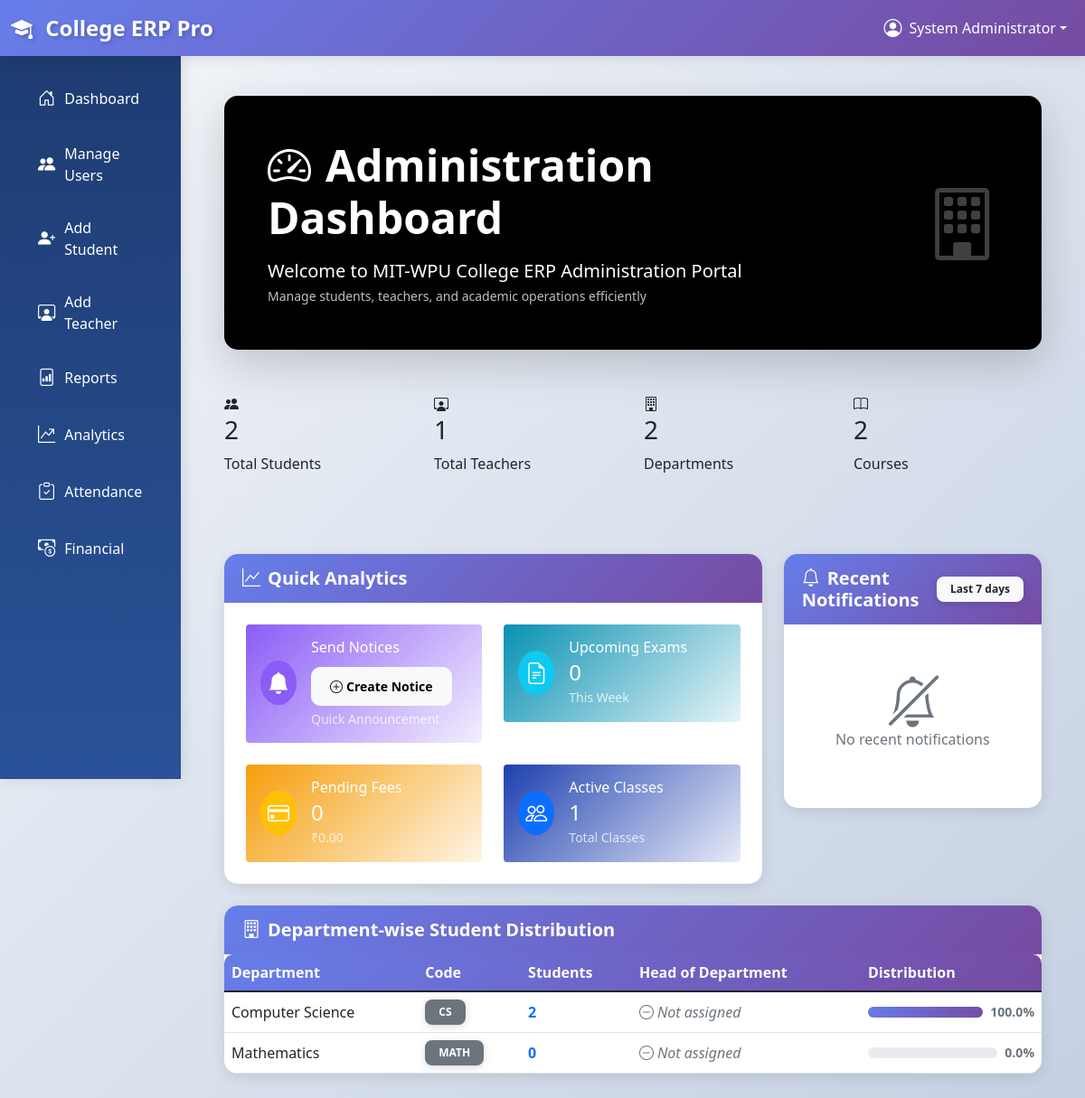
/administration/dashboard/ (signed in), run on an earlier commit of the app's database.
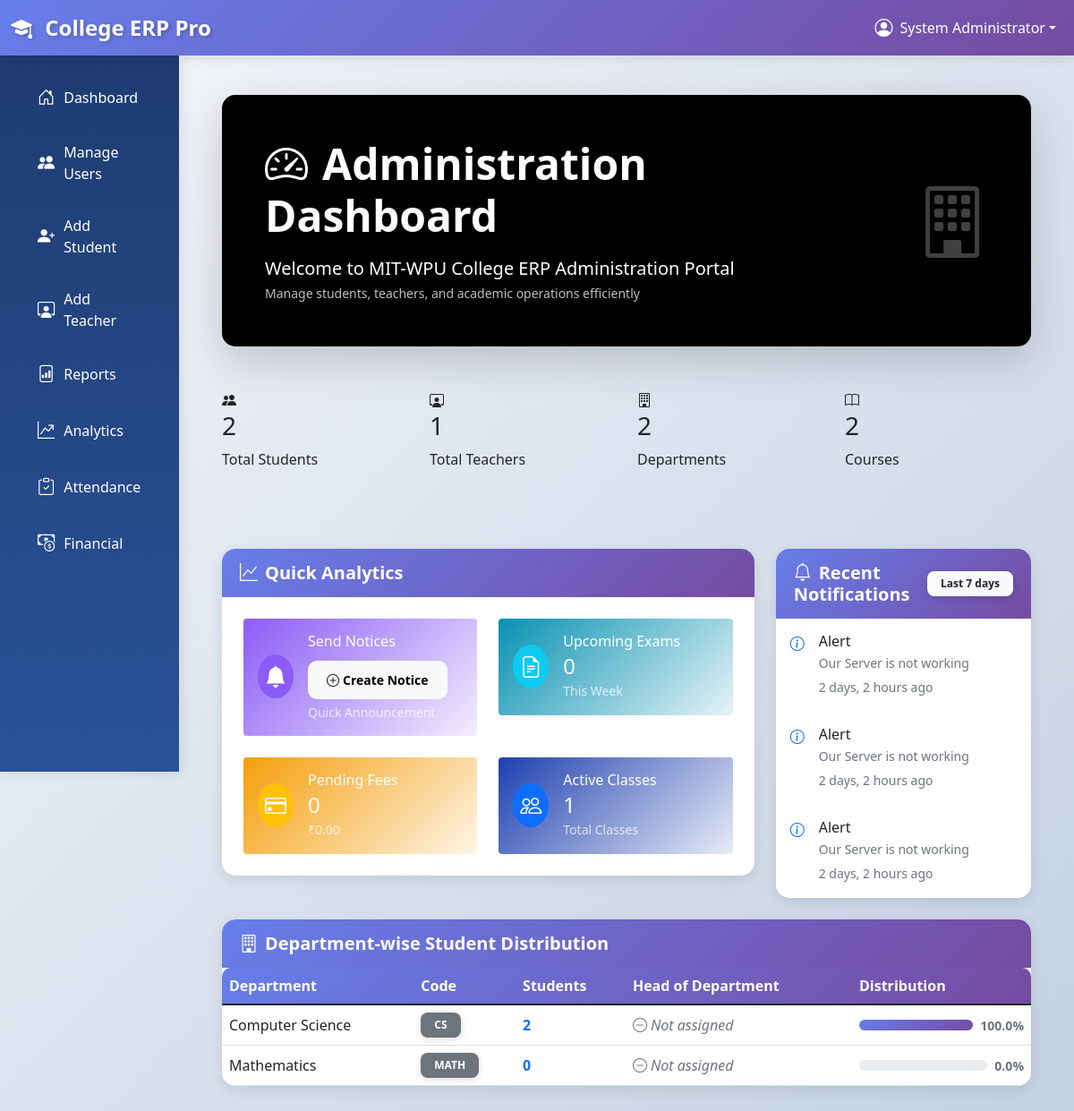
And on a later commit of the database.
### academics/models.py (models this page shows, shortened)
class Department(models.Model):
    name = models.CharField(max_length=100)
    code = models.CharField(max_length=10, unique=True)
    head = models.ForeignKey(
        settings.AUTH_USER_MODEL,
        on_delete=models.SET_NULL,
        null=True,
        blank=True,
        related_name='headed_departments'
    )
    description = models.TextField(blank=True)
    created_at = models.DateTimeField(auto_now_add=True)

### students/models.py (models this page shows, shortened)
class Notification(models.Model):
    NOTIFICATION_TYPES = [
        ('general', 'General'),
        ('academic', 'Academic'),
        ('exam', 'Exam'),
        ('fee', 'Fee'),
        ('event', 'Event'),
        ('announcement', 'Announcement'),
        ('alert', 'Alert'),
    ]
    title = models.CharField(max_length=200)
    message = models.TextField()
    notification_type = models.CharField(max_length=20, choices=NOTIFICATION_TYPES)
    target_audience = models.CharField(
        max_length=20,
        choices=[
            ('all', 'All'),
            ('all_students', 'All Students'),
            ('all_teachers', 'All Teachers'),
            ('class', 'Specific Class'),
            ('department', 'Specific Department'),
            ('individual_student', 'Individual Student'),
            ('individual_teacher', 'Individual Teacher'),
        ],
        default='all'
    )
    target_class = models.ForeignKey(
        Class,
        on_delete=models.CASCADE,
        null=True,
        blank=True
    )
    target_department = models.ForeignKey(
        Department,
        on_delete=models.CASCADE,
        null=True,
        blank=True
    )
    target_student = models.ForeignKey(
        Student,
        on_delete=models.CASCADE,
        null=True,
        blank=True,
        related_name='notifications'
    )
    target_teacher = models.ForeignKey(
        'teachers.Teacher',
        on_delete=models.CASCADE,
        null=True,
        blank=True,
        related_name='notifications'
    )
    is_urgent = models.BooleanField(default=False)
    send_email = models.BooleanField(default=False)
    created_by = models.ForeignKey(
        settings.AUTH_USER_MODEL,
        on_delete=models.CASCADE,
        related_name='created_notifications'
    )
    created_at = models.DateTimeField(auto_now_add=True)
    expires_at = models.DateTimeField(null=True, blank=True)
    class Meta:
        ordering = ['-created_at']

### administration/views.py (the view)
# urls.py: path('dashboard/', views.dashboard_redirect, name='dashboard'),
@login_required
@user_passes_test(is_admin_user)
def dashboard(request):
    context = {}
    context['total_students'] = Student.objects.filter(is_active=True).count()
    context['total_teachers'] = Teacher.objects.filter(is_active=True).count()
    context['total_departments'] = Department.objects.count()
    context['total_courses'] = Course.objects.count()
    context['total_classes'] = Class.objects.count()
    one_week_ago = timezone.now().date() - timedelta(days=7)
    weekly_attendance = Attendance.objects.filter(
        date__gte=one_week_ago,
        date__lte=timezone.now().date()
    ).aggregate(
        avg_attendance=Avg('is_present')
    )
    attendance_percentage = 0
    if weekly_attendance['avg_attendance']:
        attendance_percentage = round(weekly_attendance['avg_attendance'] * 100, 1)
    context['attendance_percentage'] = attendance_percentage
    next_week = timezone.now() + timedelta(days=7)
    context['upcoming_exams'] = Exam.objects.filter(
        date__gte=timezone.now(),
        date__lte=next_week
    ).count()
    pending_fees = Fee.objects.filter(
        payment_status__in=['pending', 'partial', 'overdue']
    ).aggregate(
        count=Count('id'),
        total_amount=Sum('amount')
    )
    context['pending_fees_count'] = pending_fees['count'] or 0
    context['pending_fees_amount'] = pending_fees['total_amount'] or Decimal('0.00')
    context['recent_notifications'] = Notification.objects.filter(
        created_at__gte=timezone.now() - timedelta(days=7)
    ).order_by('-created_at')[:5]
    department_stats = []
    total_students_count = context['total_students']
    for dept in Department.objects.all():
        dept_student_count = Student.objects.filter(
            department=dept,
            is_active=True
        ).count()
        percentage = 0
        if total_students_count > 0:
            percentage = round((dept_student_count / total_students_count) * 100, 1)
        department_stats.append({
            'dept': dept,
            'student_count': dept_student_count,
            'percentage': percentage
        })
    context['department_stats'] = department_stats
    context['all_students'] = Student.objects.filter(is_active=True).select_related('user', 'department').order_by('user__first_name')
    context['all_teachers'] = Teacher.objects.filter(is_active=True).select_related('user', 'department').order_by('user__first_name')
    return render(request, 'administration/dashboard.html', context)

### accounts/models.py (called while the page is built)
    @property
    def is_student(self):
        return self.user_type == 'student'

    @property
    def is_teacher(self):
        return self.user_type == 'teacher'

    @property
    def is_admin(self):
        return self.user_type == 'admin'

### administration/views.py (called while the page is built)
def is_admin_user(user):
    return user.is_authenticated and (user.is_staff or user.is_superuser or user.is_admin)

### college_erp/context_processors.py (called while the page is built)
def global_context(request):
    context = {
        'all_departments': Department.objects.all().order_by('name'),
    }
    return context

### templates/administration/dashboard.html (shortened to what the changed rows need)
{% extends 'base.html' %}
{% load static %}
{% block content %}
<div class="container-fluid py-4 fade-in">
    <div class="row mb-5">
        <div class="col-12">
            <div class="card text-white border-0 shadow-lg" style="background-color: #000 !important;">
                <div class="card-body p-5">
                    <div class="row align-items-center">
                        <div class="col-md-8">
                            <h1 class="display-5 fw-bold mb-3">
                                <i class="bi bi-speedometer2 me-3"></i>Administration Dashboard
                            </h1>
                        </div>
                    </div>
                </div>
            </div>
        </div>
    </div>
    <div class="row">
        <div class="col-lg-4 mb-4">
            <div class="card border-0 shadow-custom">
                <div class="card-body p-0">
                    {% if recent_notifications %}
                        <div class="list-group list-group-flush">
                            {% for notification in recent_notifications %}
                                <div class="list-group-item border-0 py-3">
                                    <div class="d-flex align-items-start">
                                        <div class="flex-shrink-0 me-3">
                                            {% if notification.is_urgent %}
                                                <i class="bi bi-exclamation-triangle-fill text-danger"></i>
                                            {% else %}
                                                <i class="bi bi-info-circle text-primary"></i>
                                            {% endif %}
                                        </div>
                                        <div class="flex-grow-1">
                                            <h6 class="mb-1 fw-semibold">{{ notification.title }}</h6>
                                            <p class="mb-1 text-muted small">{{ notification.message|truncatechars:60 }}</p>
                                            <small class="text-muted">{{ notification.created_at|timesince }} ago</small>
                                        </div>
                                    </div>
                                </div>
                            {% endfor %}
                        </div>
                    {% else %}
                        <div class="text-center py-5">
                            <i class="bi bi-bell-slash display-4 text-muted mb-3"></i>
                            <p class="text-muted">No recent notifications</p>
                        </div>
                    {% endif %}
                </div>
            </div>
        </div>
    </div>
    <div class="row mb-5">
        <div class="col-12">
            <div class="card border-0 shadow-custom">
                <div class="card-body p-0">
                    <div class="table-responsive">
                        <table class="table table-hover mb-0">
                            <thead>
                                <tr>
                                    <th class="fw-bold">Department</th>
                                    <th class="fw-bold">Code</th>
                                    <th class="fw-bold">Students</th>
                                    <th class="fw-bold">Head of Department</th>
                                    <th class="fw-bold">Distribution</th>
                                </tr>
                            </thead>
                            <tbody>
                                {% for dept_info in department_stats %}
                                    <tr class="align-middle">
                                        <td class="fw-semibold">{{ dept_info.dept.name }}</td>
                                        <td><span class="badge bg-secondary">{{ dept_info.dept.code }}</span></td>
                                        <td>
                                            <span class="fw-bold text-primary">{{ dept_info.student_count }}</span>
                                        </td>
                                        <td>
                                            {% if dept_info.dept.head %}
                                                <div class="d-flex align-items-center">
                                                    <i class="bi bi-person-badge text-primary me-2"></i>
                                                    <span class="fw-semibold">{{ dept_info.dept.head.get_full_name }}</span>
                                                </div>
                                            {% else %}
                                                <span class="text-muted fst-italic">
                                                    <i class="bi bi-dash-circle me-1"></i>Not assigned
                                                </span>
                                            {% endif %}
                                        </td>
                                        <td style="width: 200px;">
                                            <div class="d-flex align-items-center">
                                                <div class="progress flex-grow-1 me-2" style="height: 12px;">
                                                    <div class="progress-bar bg-gradient-primary" role="progressbar" style="width: {{ dept_info.percentage|add:0 }}%;" aria-valuenow="{{ dept_info.percentage }}" aria-valuemin="0" aria-valuemax="100"></div>
                                                </div>
                                                <small class="text-muted fw-bold">{{ dept_info.percentage }}%</small>
                                            </div>
                                        </td>
                                    </tr>
                                {% endfor %}
                            </tbody>
                        </table>
                    </div>
                </div>
            </div>
        </div>
    </div>
</div>
{% endblock %}

What changed in the data, as far as the page shows it:
added Notification: is_urgent False (drawn), title "Alert", message "Our Server is not working", created_at "2 days, 2 hours"
added Notification: is_urgent False (drawn), title "Alert", message "Our Server is not working", created_at "2 days, 2 hours"
added Notification: is_urgent False (drawn), title "Alert", message "Our Server is not working", created_at "2 days, 2 hours"
Also different on the page:
text no longer shown: "No recent notifications"
